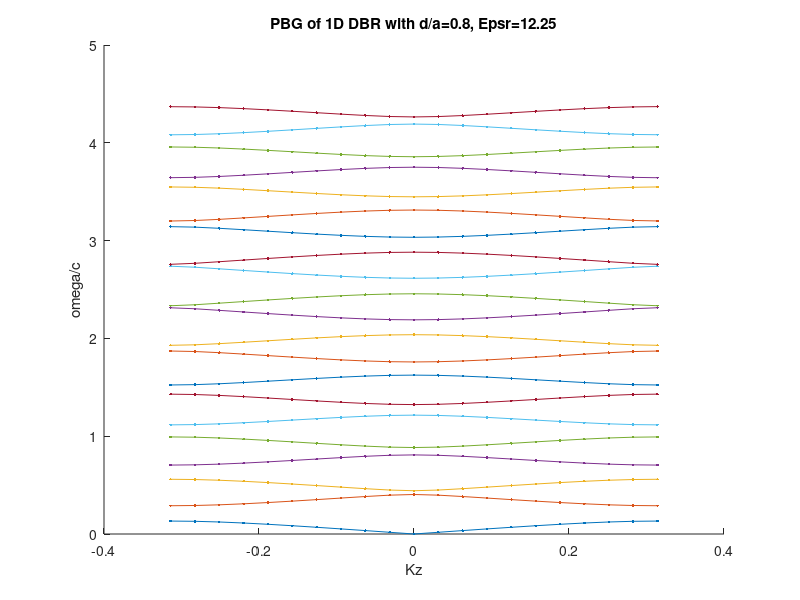

Reproduce this figure in MATLAB. (Note: this script raises an error after producing the figure.)
%
% solve the DBR photonic band structure for a simple
% 1D DBR. air-spacing d, periodicity a, i.e, a > d,
% we assume an infinite stack of 1D alternating eps_r|air layers
% y-polarized, z-directed plane wave incident on the stack
% periodic in the z-direction; 
%

%parameters
d=8; %air gap
a=10; %total periodicity
d_over_a = d/a;
eps_r =12.2500; %dielectric constant, like GaAs,

% max F.S coefs for representing E field, and Eps(r), are
Mmax=50;

% Q matrix is non-symmetric in this case, Qij != Qji
% Qmn = (2*pi*n + Kz)^2*Km-n
% Kn = delta_n / eps_r + (1 - 1/eps_r)(d/a)sinc(pi.n.d/a)
% here n runs from -Mmax to + Mmax,

freqs=[];
for Kz=-pi/a:pi/(10*a):+pi/a
    Q=zeros(2*Mmax + 1);
    for x=1:2*Mmax+1
        for y=1:2*Mmax+1
            X=x-Mmax;
            Y=y-Mmax;
            kn=(1 -1/eps_r)*d_over_a.*sinc((X-Y).*d_over_a) + ((X-Y)==0)*1/eps_r;
            Q(x,y)=(2*pi*Y/a + Kz).^2*kn;
        end
    end
    
    fprintf('Kz = %g\n',Kz)
    omega_c=eig(Q);
    omega_c=sort(sqrt(omega_c));%important step.
    freqs=[freqs; omega_c.'];
end

close()
figure()
hold on
idx=1;

for idx=1:length(-pi/a:pi/(10*a):+pi/a)
    plot(-pi/a:pi/(10*a):+pi/a,freqs(:,idx),'.-')
end
    
hold off
xlabel('Kz')
ylabel('omega/c')
title(sprintf('PBG of 1D DBR with d/a=%g, Epsr=%g',d/a,eps_r))

omega_midgap_over_c0 = pi/(sqrt(1)*d+sqrt(eps_r)*(a-d));
for idx=1:length(-pi/a:pi/(10*a):+pi/a)
  hline(idx*omega_midgap_over_c0);
end
